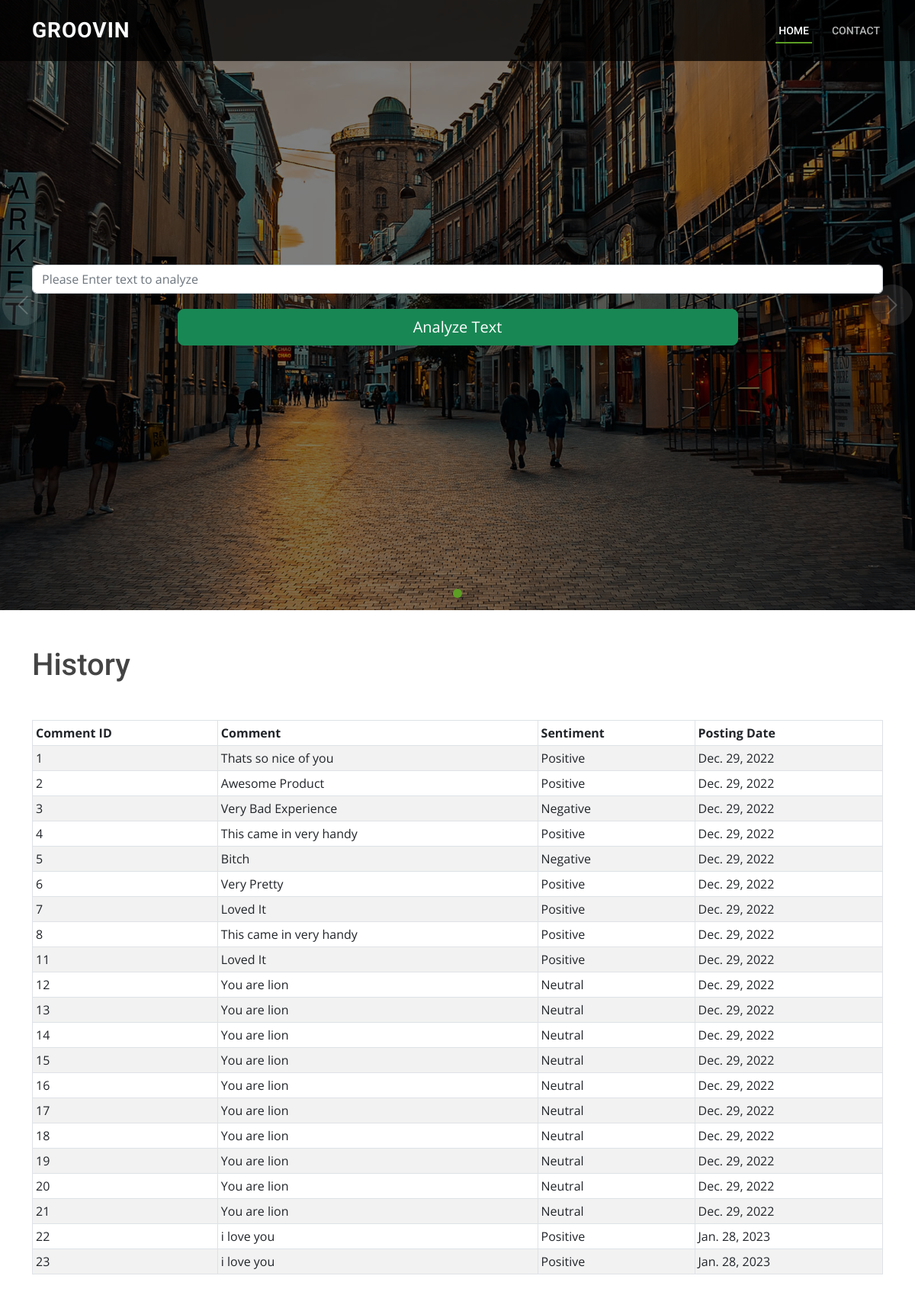
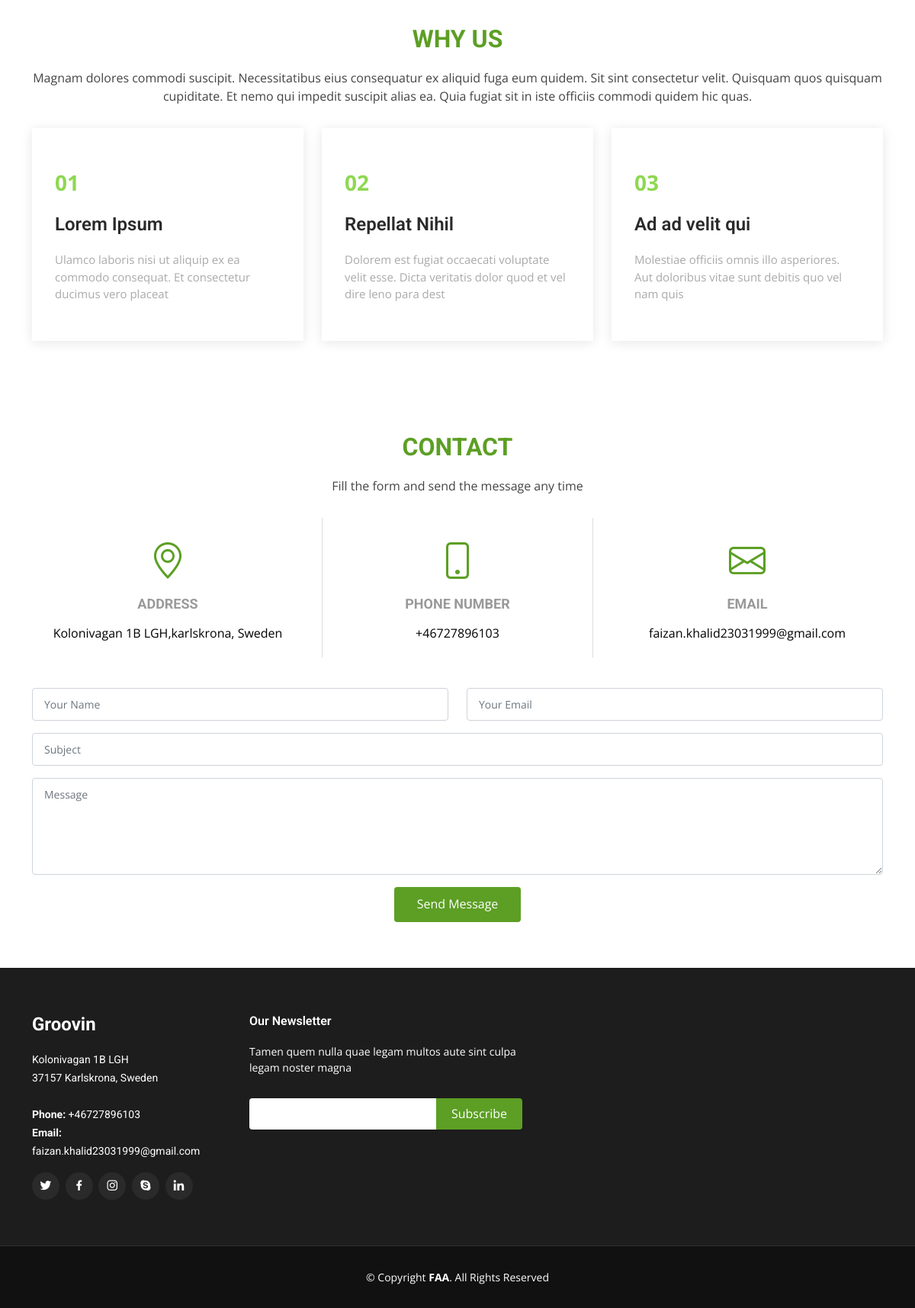
The page / on the database its author committed (2 pictures, top to bottom).
### sentiment/models.py (models this page shows)
class Comments(models.Model):
    comment_id = models.AutoField
    comment = models.CharField(max_length=1000, default='')
    sentiment = models.CharField(max_length=30, default='')
    date = models.DateField(auto_now_add=True)

### sentiment/views.py (the view, shortened to what this page needs)
# urls.py: path('', views.index),
def index(request):
    database_comments = Comments.objects.all()
    return render(request, "index.html", {'comments': database_comments})

### sentiment/templates/index.html (shortened to what this page needs)
<!DOCTYPE html>
<html lang="en">
<head>
    {% load static %}
    <link href="{% static 'assets/vendor/animate.css/animate.min.css' %}" rel="stylesheet">
    <link href="{% static 'assets/vendor/bootstrap/css/bootstrap.min.css' %}" rel="stylesheet">
    <link href="{% static 'assets/vendor/bootstrap-icons/bootstrap-icons.css' %}" rel="stylesheet">
    <link href="{% static 'assets/vendor/boxicons/css/boxicons.min.css' %}" rel="stylesheet">
    <link href="{% static 'assets/vendor/glightbox/css/glightbox.min.css' %}" rel="stylesheet">
    <link href="{% static 'assets/vendor/swiper/swiper-bundle.min.css' %}" rel="stylesheet">
    <link href="{% static 'assets/css/style.css' %}" rel="stylesheet">
</head>
<body>
<header class="fixed-top d-flex align-items-center" id="header">
    <div class="container d-flex align-items-center justify-content-between">
        <h1 class="logo"><a href="index.html">Groovin</a></h1>
        <nav class="navbar" id="navbar">
            <ul>
                <li><a class="nav-link scrollto active" href="#hero">Home</a></li>
                <li><a class="nav-link scrollto" href="#contact">Contact</a></li>
            </ul>
        </nav>
    </div>
</header>
<section id="hero">
    <div class="hero-container">
        <div class="carousel slide carousel-fade" data-bs-interval="5000" data-bs-ride="carousel" id="heroCarousel">
            <ol class="carousel-indicators" id="hero-carousel-indicators"></ol>
            <div class="carousel-inner" role="listbox">
                <div class="carousel-item active"
                     style="background-image: url({% static 'assets/img/slide/slide-1.jpg' %});">
                    <form method="POST">
                        <div class="carousel-container container">
                            <div class="container">
                                <div class="row">
                                    <input class="form-control" name="data"
                                           placeholder="Please Enter text to analyze" type="text">
                                    <div class="text-center">
                                        <button class="text-center btn btn-success btn-lg btn-block mt-6"
                                                style="width: 735px; margin-top: 20px;"
                                                type="submit">Analyze Text
                                        </button>
                                    </div>
                                </div>
                            </div>
                        </div>
                    </form>
                </div>
            </div>
            <a class="carousel-control-prev" data-bs-slide="prev" href="#heroCarousel" role="button">
                <span aria-hidden="true" class="carousel-control-prev-icon bi bi-chevron-left"></span>
            </a>
            <a class="carousel-control-next" data-bs-slide="next" href="#heroCarousel" role="button">
                <span aria-hidden="true" class="carousel-control-next-icon bi bi-chevron-right"></span>
            </a>
        </div>
    </div>
</section>
<main id="main">
    <div class="container mt-5 mb-5"><h1>History</h1></div>
    <div class="container history mt-6">
        <table cellspacing="0" class="table table-striped table-bordered table-sm " id="dtHorizontalVerticalExample"
               width="100%">
            <thead>
            <tr>
                <th>Comment ID</th>
                <th>Comment</th>
                <th>Sentiment</th>
                <th>Posting Date</th>
            </tr>
            </thead>
            <tbody>
            {% for obj in comments %}
            <tr>
                <td>{{obj.id}}</td>
                <td>{{obj.comment}}</td>
                <td>{{obj.sentiment}}</td>
                <td>{{obj.date}}</td>
            </tr>
            {% endfor %}
            </tbody>
        </table>
    </div>
    <section class="why-us" id="why-us">
        <div class="container">
            <div class="section-title">
                <h2>Why Us</h2>
                <p>Magnam dolores commodi suscipit. Necessitatibus eius consequatur ex aliquid fuga eum quidem. Sit sint
                    consectetur velit. Quisquam quos quisquam cupiditate. Et nemo qui impedit suscipit alias ea. Quia
                    fugiat sit in iste officiis commodi quidem hic quas.</p>
            </div>
            <div class="row">
                <div class="col-lg-4">
                    <div class="box">
                        <span>01</span>
                        <h4>Lorem Ipsum</h4>
                        <p>Ulamco laboris nisi ut aliquip ex ea commodo consequat. Et consectetur ducimus vero
                            placeat</p>
                    </div>
                </div>
                <div class="col-lg-4 mt-4 mt-lg-0">
                    <div class="box">
                        <span>02</span>
                        <h4>Repellat Nihil</h4>
                        <p>Dolorem est fugiat occaecati voluptate velit esse. Dicta veritatis dolor quod et vel dire
                            leno para dest</p>
                    </div>
                </div>
                <div class="col-lg-4 mt-4 mt-lg-0">
                    <div class="box">
                        <span>03</span>
                        <h4> Ad ad velit qui</h4>
                        <p>Molestiae officiis omnis illo asperiores. Aut doloribus vitae sunt debitis quo vel nam
                            quis</p>
                    </div>
                </div>
            </div>
        </div>
    </section>
    <section class="contact" id="contact">
        <div class="container">
            <div class="section-title">
                <h2>Contact</h2>
                <p>Fill the form and send the message any time</p>
            </div>
            <div class="row contact-info">
                <div class="col-md-4">
                    <div class="contact-address">
                        <i class="bi bi-geo-alt"></i>
                        <h3>Address</h3>
                        <address>Kolonivagan 1B LGH,karlskrona, Sweden</address>
                    </div>
                </div>
                <div class="col-md-4">
                    <div class="contact-phone">
                        <i class="bi bi-phone"></i>
                        <h3>Phone Number</h3>
                        <p><a href="tel:+155895548855">+46727896103</a></p>
                    </div>
                </div>
                <div class="col-md-4">
                    <div class="contact-email">
                        <i class="bi bi-envelope"></i>
                        <h3>Email</h3>
                        <p><a href="mailto:info@example.com">faizan.khalid23031999@gmail.com</a></p>
                    </div>
                </div>
            </div>
            <div class="form">
                <form  class="php-email-form"    role="form" >
                    <div class="row">
                        <div class="col-md-6 form-group">
                            <input class="form-control" data-msg="Please enter at least 4 chars" data-rule="minlen:4"
                                   id="name" name="name"
                                   placeholder="Your Name" type="text">
                        </div>
                        <div class="col-md-6 form-group mt-3 mt-md-0">
                            <input class="form-control" data-msg="Please enter a valid email" data-rule="email"
                                   id="email" name="email"
                                   placeholder="Your Email" type="email">
                        </div>
                    </div>
                    <div class="form-group mt-3">
                        <input class="form-control" id="subject" name="subject" placeholder="Subject" required
                               type="text">
                    </div>
                    <div class="form-group mt-3">
                        <textarea class="form-control" name="message" placeholder="Message" required
                                  rows="5"></textarea>
                    </div>
                    <div class="text-center">
                        <button type="submit">Send Message</button>
                    </div>
                </form>
            </div>
        </div>
    </section>
</main>
<footer id="footer">
    <div class="footer-top">
        <div class="container">
            <div class="row">
                <div class="col-lg-3 col-md-6">
                    <div class="footer-info">
                        <h3>Groovin</h3>
                        <p>
                            Kolonivagan 1B LGH <br>
                            37157 Karlskrona, Sweden<br><br>
                            <strong>Phone:</strong> +46727896103<br>
                            <strong>Email:</strong> faizan.khalid23031999@gmail.com<br>
                        </p>
                        <div class="social-links mt-3">
                            <a class="twitter" href="#"><i class="bx bxl-twitter"></i></a>
                            <a class="facebook" href="#"><i class="bx bxl-facebook"></i></a>
                            <a class="instagram" href="#"><i class="bx bxl-instagram"></i></a>
                            <a class="google-plus" href="#"><i class="bx bxl-skype"></i></a>
                            <a class="linkedin" href="#"><i class="bx bxl-linkedin"></i></a>
                        </div>
                    </div>
                </div>
                <div class="col-lg-4 col-md-6 footer-newsletter">
                    <h4>Our Newsletter</h4>
                    <p>Tamen quem nulla quae legam multos aute sint culpa legam noster magna</p>
                    <form action="" method="post">
                        <input name="email" type="email"><input type="submit" value="Subscribe">
                    </form>
                </div>
            </div>
        </div>
    </div>
    <div class="container">
        <div class="copyright">
            &copy; Copyright <strong><span>FAA</span></strong>. All Rights Reserved
        </div>
    </div>
</footer>
<link href="https://cdn.datatables.net/v/dt/dt-1.13.1/datatables.min.css" rel="stylesheet" type="text/css"/>
</body>
</html>

### sentiment/templates/index.html (style rules this page uses)
#dtHorizontalVerticalExample th, td { white-space: nowrap; }

### rows shown on the page
Comments: id "1", comment "Thats so nice of you", sentiment "Positive", date "Dec. 29, 2022"
Comments: id "2", comment "Awesome Product", sentiment "Positive", date "Dec. 29, 2022"
Comments: id "3", comment "Very Bad Experience", sentiment "Negative", date "Dec. 29, 2022"
Comments: id "4", comment "This came in very handy", sentiment "Positive", date "Dec. 29, 2022"
Comments: id "5", comment "Bitch", sentiment "Negative", date "Dec. 29, 2022"
Comments: id "6", comment "Very Pretty", sentiment "Positive", date "Dec. 29, 2022"
Comments: id "7", comment "Loved It", sentiment "Positive", date "Dec. 29, 2022"
Comments: id "8", comment "This came in very handy", sentiment "Positive", date "Dec. 29, 2022"
Comments: id "11", comment "Loved It", sentiment "Positive", date "Dec. 29, 2022"
Comments: id "12", comment "You are lion", sentiment "Neutral", date "Dec. 29, 2022"
Comments: id "13", comment "You are lion", sentiment "Neutral", date "Dec. 29, 2022"
Comments: id "14", comment "You are lion", sentiment "Neutral", date "Dec. 29, 2022"
Comments: id "15", comment "You are lion", sentiment "Neutral", date "Dec. 29, 2022"
Comments: id "16", comment "You are lion", sentiment "Neutral", date "Dec. 29, 2022"
Comments: id "17", comment "You are lion", sentiment "Neutral", date "Dec. 29, 2022"
Comments: id "18", comment "You are lion", sentiment "Neutral", date "Dec. 29, 2022"
Comments: id "19", comment "You are lion", sentiment "Neutral", date "Dec. 29, 2022"
Comments: id "20", comment "You are lion", sentiment "Neutral", date "Dec. 29, 2022"
Comments: id "21", comment "You are lion", sentiment "Neutral", date "Dec. 29, 2022"
Comments: id "22", comment "i love you", sentiment "Positive", date "Jan. 28, 2023"
Comments: id "23", comment "i love you", sentiment "Positive", date "Jan. 28, 2023"
